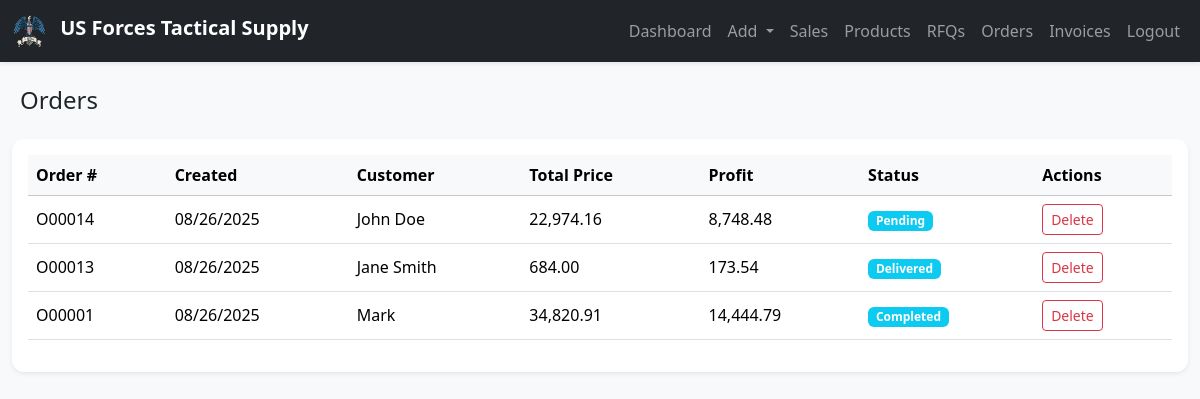
/modules/orders.php (signed in), run on an earlier commit of the app's database.
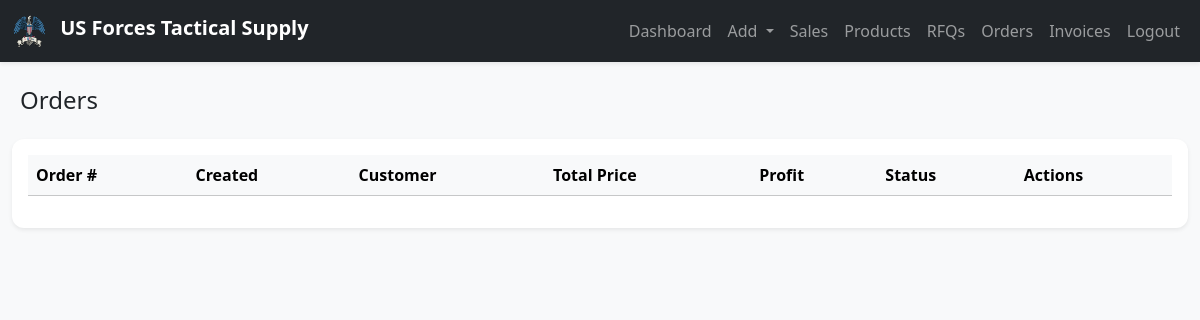
And on a later commit of the database.
### tables this page shows
CREATE TABLE `orders` (
  `id` int(11) NOT NULL,
  `code` varchar(20) DEFAULT NULL,
  `rfq_id` int(11) DEFAULT NULL,
  `customer_id` int(11) NOT NULL,
  `status` enum('Pending','Delivered','Completed') DEFAULT 'Pending',
  `tracking_number` varchar(100) DEFAULT NULL,
  `total_cost` decimal(12,2) DEFAULT 0.00,
  `total_price` decimal(12,2) DEFAULT 0.00,
  `profit` decimal(12,2) DEFAULT 0.00,
  `margin` decimal(6,2) DEFAULT 0.00,
  `created_at` timestamp NOT NULL DEFAULT current_timestamp()
);

CREATE TABLE `customers` (
  `id` int(11) NOT NULL,
  `code` varchar(20) DEFAULT NULL,
  `name` varchar(100) NOT NULL,
  `title` varchar(150) DEFAULT NULL,
  `email` varchar(100) DEFAULT NULL,
  `phone` varchar(50) DEFAULT NULL,
  `address` text DEFAULT NULL,
  `created_at` timestamp NOT NULL DEFAULT current_timestamp()
);

### modules/orders.php (the view, shortened to what this page needs)
<?php
include("../includes/auth.php");
include("../templates/header.php");
include("../templates/navbar.php");
$orders = mysqli_query($conn, "
    SELECT o.*, c.name AS customer
    FROM orders o
    JOIN customers c ON o.customer_id=c.id
    ORDER BY o.id DESC
");
?>
<div class="container-fluid mt-4">
    <div class="d-flex justify-content-between align-items-center mb-3 px-2">
        <h4>Orders</h4>
    </div>
    <div class="card shadow-sm border-0">
        <div class="card-body">
            <div class="table-responsive">
                <table class="table table-hover align-middle">
                    <thead class="table-light">
                        <tr>
                            <th>Order #</th>
                            <th>Created</th>
                            <th>Customer</th>
                            <th>Total Price</th>
                            <th>Profit</th>
                            <th>Status</th>
                            <th>Actions</th>
                        </tr>
                    </thead>
                    <tbody>
                        <?php while ($o = mysqli_fetch_assoc($orders)) { ?>
                            <tr onclick="window.location='order_edit.php?id=<?= $o['id'] ?>'">
                                <td><?= htmlspecialchars($o['code']) ?></td>
                                <td><?= date("m/d/Y", strtotime($o['created_at'])) ?></td>
                                <td><?= htmlspecialchars($o['customer']) ?></td>
                                <td><?= number_format($o['total_price'], 2) ?></td>
                                <td><?= number_format($o['profit'], 2) ?></td>
                                <td><span class="badge bg-info"><?= $o['status'] ?></span></td>
                                <td>
                                    <a href="?delete=<?= $o['id'] ?>" class="btn btn-sm btn-outline-danger"
                                        onclick="return confirm('Delete this Order?');">
                                        Delete
                                    </a>
                                </td>
                            </tr>
                        <?php } ?>
                    </tbody>
                </table>
            </div>
        </div>
    </div>
</div>
<?php include("../templates/footer.php"); ?>

What changed in the data, as far as the page shows it:
removed orders: code "O00014", created_at "08/26/2025", customer.name "John Doe", total_price "22,974.16", profit "8,748.48", status "Pending"
removed orders: code "O00013", created_at "08/26/2025", customer.name "Jane Smith", total_price "684.00", profit "173.54", status "Delivered"
removed orders: code "O00001", created_at "08/26/2025", customer.name "Mark", total_price "34,820.91", profit "14,444.79", status "Completed"
